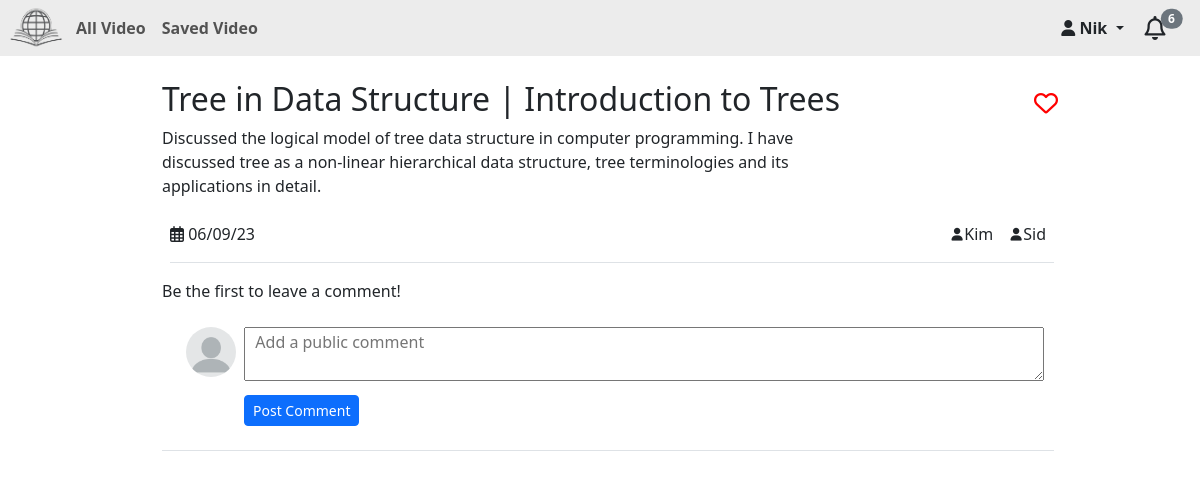
Screenshot of /view/6 (signed in) with the database file from the repository.
### StudySphere/models.py (models this page shows, shortened)
class User(AbstractUser):
    pass
    is_student = models.BooleanField('student status', default=False)
    is_teacher = models.BooleanField('teacher status', default=False)
    profile_picture = models.URLField(max_length=700, blank=True)
    unread_notifications = models.IntegerField(default=0)
    class Meta:
        ordering = ['first_name']

class Video(models.Model):
    user = models.ForeignKey(User,on_delete=models.CASCADE, related_name="vid_usr")
    video = EmbedVideoField()  # same like models.URLField()
    timestamp = models.DateTimeField(auto_now_add=True)
    class_date = models.DateField()
    title=models.CharField(max_length=150)
    desc=models.CharField(max_length=250)
    teachers=models.ManyToManyField(User ,blank=True,symmetrical=False, related_name="vid_teachers")
    student_access=models.ManyToManyField(User ,blank=True,symmetrical=False, related_name="vid_students")
    topics=models.ManyToManyField(Topic ,blank=True,symmetrical=False, related_name="vid_topics")
    class Meta:
        ordering = ['-class_date']

### StudySphere/views.py (the view)
# urls.py: path("view/<int:id>", views.view, name="view"),
@login_required(login_url='/login')
def view(request,id):
    u=User.objects.get(username=request.user.username)
    v=Video.objects.get(pk=id)
    cmts=Comment.objects.filter(video=v)
    saved_stat=False
    try:
        saved=Save.objects.get(user=u)
        if v in saved.video.all():
            saved_stat=True
    except:
        pass
    return render(request,'StudySphere/view.html',{'v':v,'saved':saved_stat,'cmts':cmts})

### StudySphere/templates/StudySphere/view.html (shortened to what this page needs)
{% extends "StudySphere/layout.html" %}
{% load embed_video_tags %}
{% load humanize %}
{% load static %}
{% block body %}
    <div class="row">
        <div class="col-12 col-md-11 px-4 px-md-1 mx-sm-auto" style="max-width: 900px;">
            <div class="d-flex justify-content-between video-page-title ">
                <h1 >{{v.title}}</h1>
                {% if request.user.is_student %}
                    {% if saved %}
                    <button id="save{{v.id}}" value="unsave" class="btn m-0 p-0  border-0" onclick="save(this.id,this.value)"><i class="fa-solid fa-heart heart solid-heart"></i></button>
                    {% else %}
                    <button id="save{{v.id}}" value="save" class="btn m-0 p-0 border-0" onclick="save(this.id,this.value)"><i class="fa-regular fa-heart heart regular-heart"></i></button>
                    {% endif %}
                {% endif %}
            </div>
            <p style="white-space: pre-line; max-width: 700px;">{{v.desc}}</p>
            <div class="d-flex py-2 videopage-icons border-bottom ms-2">
                <div class="pb-2"><i class="fa-regular fa-calendar-days"></i> {{ v.class_date|date:"d/m/y"}} </div>
                <div class="d-flex pb-2 justify-content-end ms-auto">
                    {% for teacher in v.teachers.all %}
                        <div class="pr-2 mx-2"><i class="fas fa-user pr-1 card-icon"></i>{{ teacher.username }}</div>
                    {% endfor %}
                </div>
            </div>
        </div>
    </div>
    <div class="row">
        <div class="col-12 col-md-11 px-4 px-md-1 mx-sm-auto" style="max-width: 900px;">
            <div class="pt-3" id="comment_counter_text">
                {% if cmts.count > 0 %}
                    {{ cmts.count }}{% if cmts.count > 1 %} comments{% else %} comment{%endif%}
                {% else %}
                    Be the first to leave a comment!
                {% endif %}
            </div>
            <div class="d-flex p-4 border-bottom">
                {% if request.user.is_authenticated %}
                <img class="circular-picture comment-picture me-2" src="{% if user.profile_picture %}{{ user.profile_picture }}{% else %}{% static 'StudySphere/images/no-profile-pic.png' %}{% endif %}" alt="profilepic">
                    <form action="{% url 'post_comm' v.id %}" method="post">
                        <textarea id="post-comm" rows="2" type="text" name="cmt" placeholder="  Add a public comment" ></textarea>
                        <br>
                        <button type="submit" class="btn btn-primary btn-sm mt-2" >Post Comment</button>
                    </form>
                {% else %}
                    <h5 class="mt-3">Make sure You are <strong>Logged In</strong> to Post a Comment.</h5>
                {% endif %}
            </div>
        </div>
    </div>
{% endblock %}
{% block script %}
{% load static %}
{% endblock %}

### StudySphere/templates/StudySphere/layout.html (shortened to what this page needs)
{% load static %}
{% load humanize %}
<!DOCTYPE html>
<html lang="en">
    <head>
        <link href="{% static 'StudySphere/css/styles.css' %}" rel="stylesheet">
        <link href="https://cdn.jsdelivr.net/npm/bootstrap@5.3.1/dist/css/bootstrap.min.css" rel="stylesheet">
    </head>
    <body>
        <nav class="navbar navbar-expand-lg navbar-light align-items-center layout-nav p-1">
            <img src="{% static 'StudySphere/images/login.png' %}" alt="Icon for StudySphere" class="brand-name ">
            <div class="collapse navbar-collapse" id="navbarNav">
                <ul class="navbar-nav me-auto">
                    {% if user.is_authenticated and request.user.username %}
                    <li class="nav-item">
                    <a class="nav-link fw-bold ps-2" href="{% url 'StudyHome' %}">All Video</a>
                    </li>
                        {% if request.user.is_teacher %}
                        <li class="nav-item">
                            <a class="nav-link fw-bold ps-2" href="{% url 'AddVid' %}">Add Video</a>
                        </li>
                        {% else %}
                        <li class="nav-item">
                            <a class="nav-link fw-bold ps-2" href="{% url 'SavedVid' %}">Saved Video</a>
                        </li>
                        {% endif %}
                    {% endif %}
                    </ul>
                    <ul class="navbar-nav justify-content-end">
                        {% if user.is_authenticated %}
                            <li class="nav-item dropdown">
                                <button class="btn border-0 dropdown-toggle" type="button" data-bs-toggle="dropdown" aria-expanded="false">
                                    <i class="fa fa-user pr-1" aria-hidden="true"></i><strong> {{ user.username }}</strong>
                                </button>
                            </li>
                        {% else %}
                            <a class="nav-link mx-lg-2 fw-bold" href="{% url 'login' %}">Login</a>
                            <a class="nav-link mx-lg-2 fw-bold" href="{% url 'register' %}">Register</a>
                        {% endif %}
                </ul>
            </div>
                <button type="button" id="unread"  class="btn border-0 notification-icon " data-bs-container="body" data-bs-html="true" data-bs-toggle="popover" data-bs-placement="bottom" data-bs-content="No new Noti." onclick="noti()">
                    <i class="fa-regular fa-bell "></i><span id="unread_no" class="posiiton-relative translate-middle badge rounded-pill bg-secondary">{{request.user.unread_notifications}}</span>
                </button>
          </nav>
        <div class="container-fluid mx-2" style="max-width: 1500px;">
            {% block body %}
            {% endblock %}
        </div>
    </body>
</html>

### StudySphere/static/StudySphere/css/styles.css (style rules this page uses)
.layout-nav { background-color: #ececec; }
.heart,.heart:hover { color: red; }
.regular-heart, .fa-bell { scale: 1.5; }
#unread_no { left:10px; }
.brand-name { height: 3rem; width: 4rem; }
.card-icon { scale: .8; }
#post-comm { width: 50rem; }
.circular-picture { min-width: 50px; max-width: 50px; height: 50px; border-radius: 100%; object-fit: cover; }
@media (min-width: 768px) { .video-page-title h1 { font-size: 2rem; } }
@media (min-width: 576px) { .videopage-icons { flex-direction: row; justify-content:space-between; } }

### rows the page displays
User: username "Nik", user.unread_notifications "6"
Video: title "Tree in Data Structure | Introduction to Trees", desc "Discussed the logical model of tree data structure in computer programming. I have discussed tree as a non-linear hierarchical data structure, tree terminologies and its applications in detail.", class_date "06/09/23"
User: username "Kim"
User: username "Sid"
